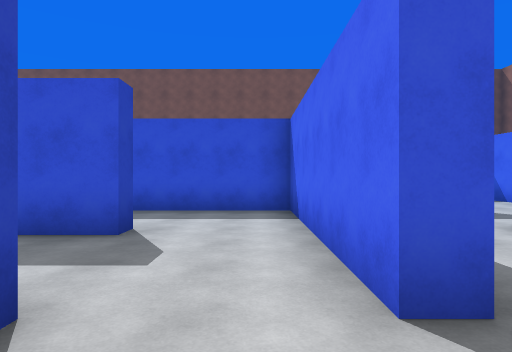
View 1 (above)

18 first-person views from a walk through a scene from a Unity 3-D project. The camera is 1.5 m above the floor, looks level and sees 75° across. The floor is counted in squares, 2 m on a side. Each view is taken from the middle of a square. On the plan, view 1 faces up. The plan holds only what a view shows up to about 11 squares ahead; the rest is blank. The place goes on beyond the plan.

View 2
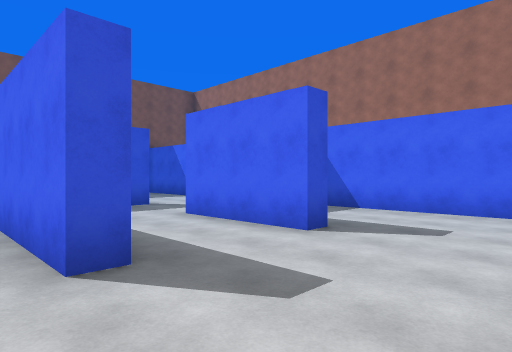

View 3
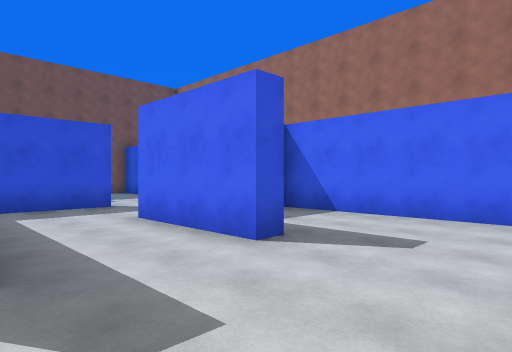

View 4
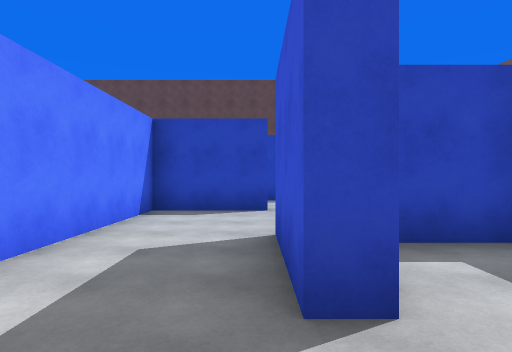

View 5
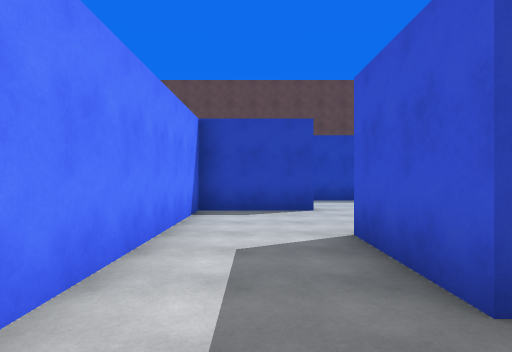

View 6
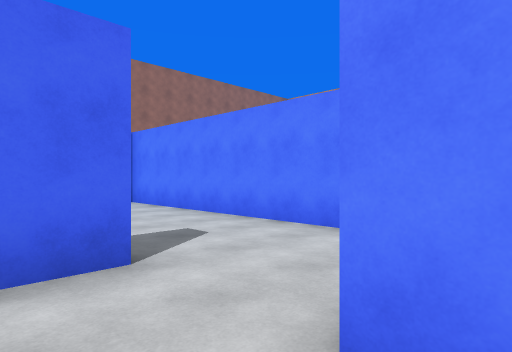

View 7
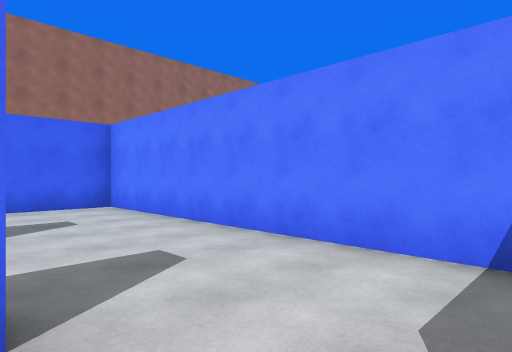

View 8
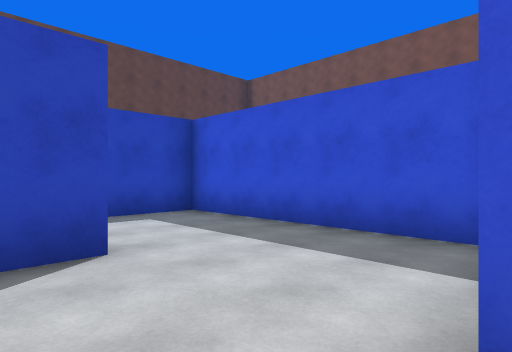

View 9
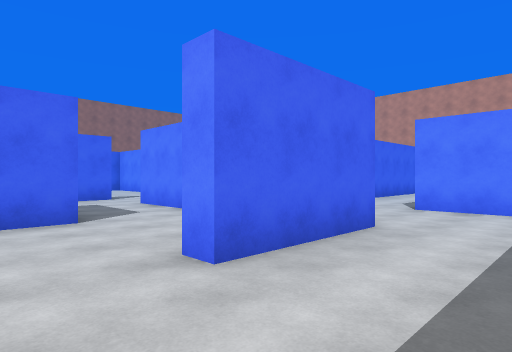

View 10
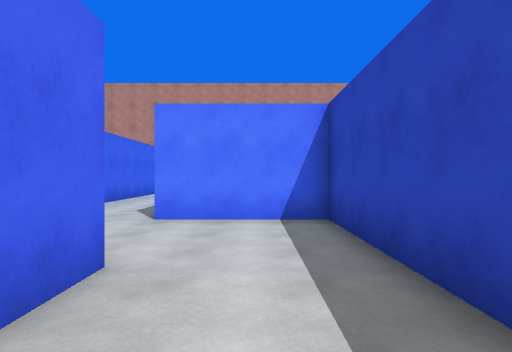

View 11
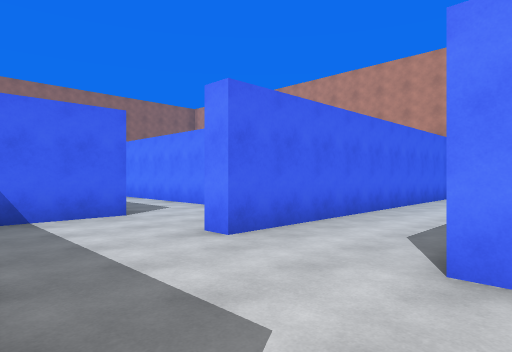

View 12
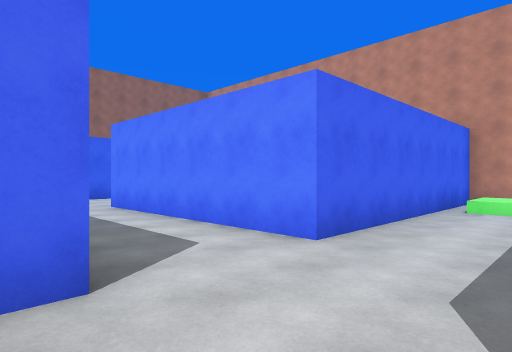

View 13
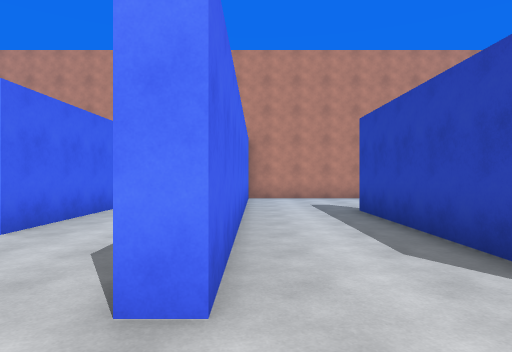

View 14
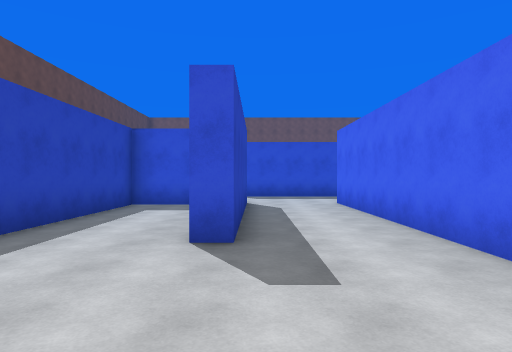

View 15
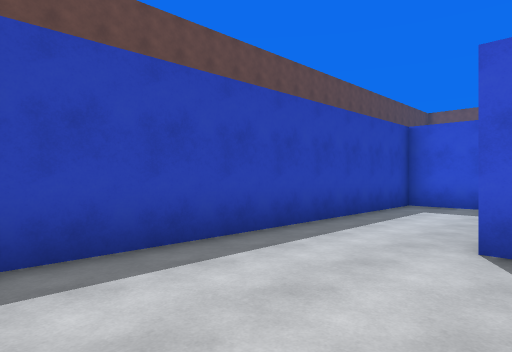

View 16
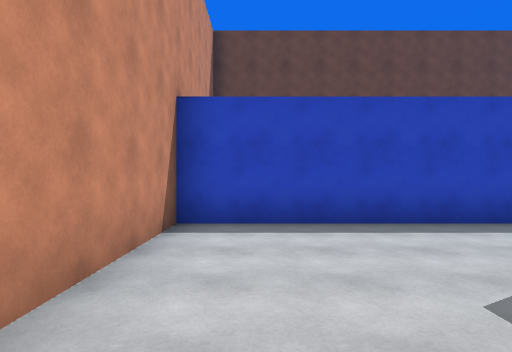

View 17
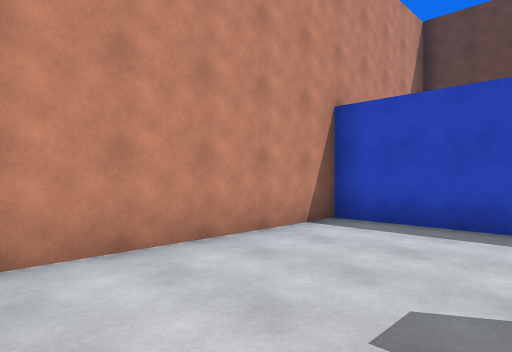

View 18
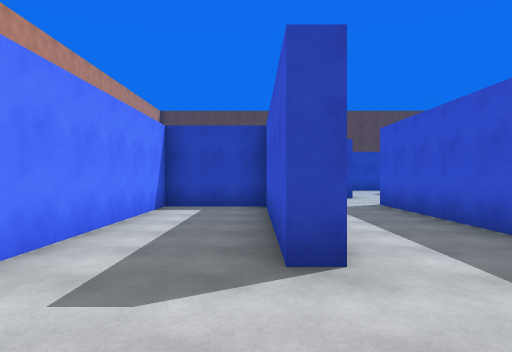

### Floor plan
Points are (right, up) in squares from view 1. A wall is a line through its corners. A room is listed if a view was taken in it or the views show most of it. See-through windows are left out.
Room 1 (views 1, 2, 3)
walls: (4.2, 1.7) (3.8, 1.7) (3.8, 4.8); (1.4, 1.7) (0.8, 1.7); (-0.6, -1.3) (7.3, -1.3) (7.3, 4.2); (4.4, 7.3) (2, 7.3)
ways out: opening at (0, 2) to room 2; opening at (4, 5.5)
Room 2 (views 4, 5, 6, 7, 8)
walls: (-1.7, 4.8) (-1.7, 4.3) (-4.3, 4.3); (0.8, 1.7) (0.8, 4.6); (-7.3, 4.2) (-7.3, 1.8) (-1.2, 1.8)
ways out: opening at (0, 2) to room 1; opening at (-0.5, 4) to room 5; opening at (-5.5, 4) to room 7
Room 3 (views 9, 10, 11, 12, 13, 14, 15, 16, 17)
walls: (-7.3, -2.5) (-7.3, -7.2) (-7.8, -7.2); (-8.6, -2.2) (-10.2, -2.2) (-10.2, -11.2) (-5.4, -11.2); (-7.8, 1.2) (-7.8, 4.2) (-7.3, 4.2); (-10.2, 2.4) (-10.2, -1.8) (-7.2, -1.8); (-4.8, -10.9) (-4.8, -1.8) (-4.2, -1.8); (-6.5, 7.3) (-10.2, 7.3) (-10.2, 4.4)
ways out: opening at (-4, -0.5) to room 6; opening at (-7, 5.5) to room 7
Room 4 (view 18)
walls: (2.9, -1.7) (-1.8, -1.7); (7.3, -5.4) (7.3, -4.8); (-2.8, -11.2) (-1.8, -11.2) (-1.8, -4.3) (4.3, -4.3) (4.3, -4.7) (-1.2, -4.7) (-1.2, -7.2) (4.1, -7.2)
ways out: opening at (-2.5, -2) to room 6
Room 5 (no view inside)
walls: (-3.8, 6.9) (-3.8, 5.5); (0.8, 4.6) (0.8, 7.3) (-2.8, 7.3)
ways out: opening at (-0.5, 4) to room 2
Room 6 (no view inside)
walls: (-1.8, -1.7) (-1.8, 0.2)
ways out: opening at (-4, -0.5) to room 3; opening at (-2.5, -2) to room 4
Room 7 (no view inside)
walls: (-4.8, 7.3) (-6.5, 7.3); (-4.3, 4.3) (-4.3, 5.2)
ways out: opening at (-5.5, 4) to room 2; opening at (-7, 5.5) to room 3

Where each view was taken, in squares from view 1:
view 1: 0 up, 0 right, facing up
view 2: 1 down, 0 right, facing up-right
view 3: 1 down, 1 right, facing up-right
view 4: 4 up, 0 right, facing left
view 5: 3 up, 0 right, facing left
view 6: 3 up, 2 left, facing down-right
view 7: 2 up, 1 left, facing down-right
view 8: 3 up, 4 left, facing up-left
view 9: 6 up, 10 left, facing down-right
view 10: 4 up, 9 left, facing down
view 11: 1 up, 8 left, facing down-right
view 12: 1 down, 4 left, facing down-right
view 13: 0 up, 5 left, facing down
view 14: 11 down, 7 left, facing up
view 15: 11 down, 7 left, facing up-left
view 16: 10 down, 5 left, facing left
view 17: 8 down, 5 left, facing down-left
view 18: 5 down, 7 right, facing left
